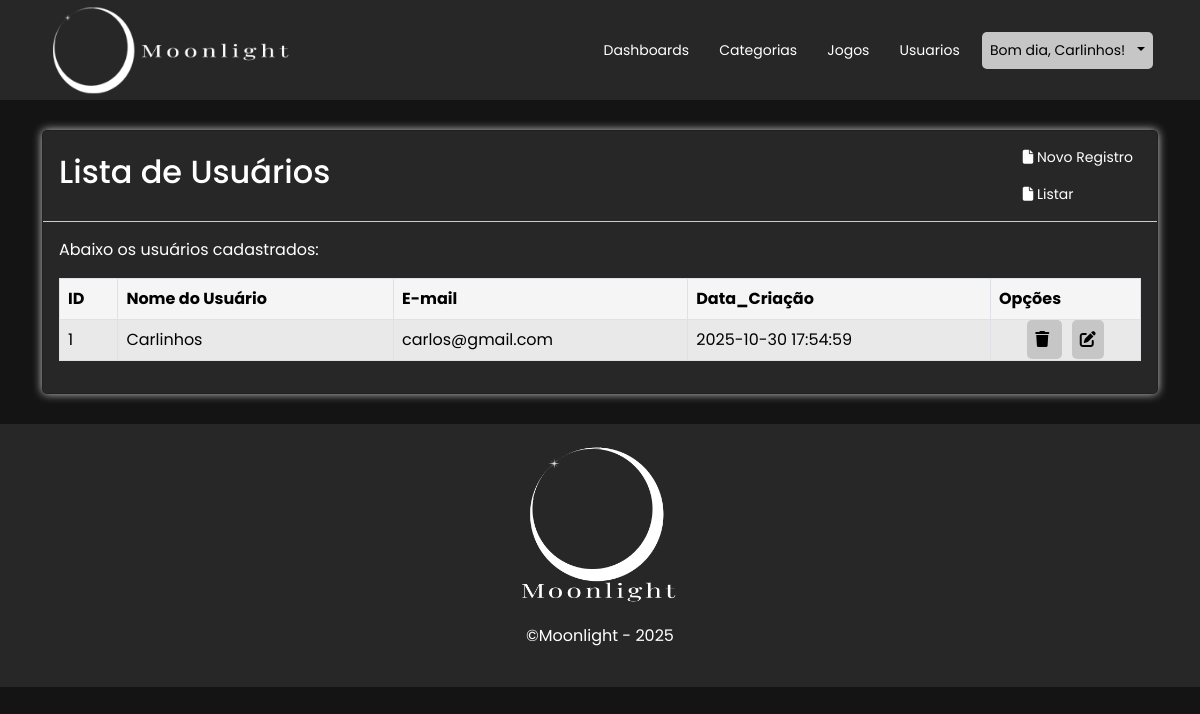
Page /Moonlight_Backend/Public/usuario/listar (signed in) on the committed database.
### Moonlight_Backend/Controller/UsuarioController.php (called while the page is built, shortened)
<?php
class UsuarioController{
    public function __construct(){
        $pdo = Conexao::connect();
        $this->usuario = new UsuarioModel($pdo);
    }
    public function listar() {
        require "../Views/usuario/listar.php";
    }
}

### Moonlight_Backend/Model/UsuarioModel.php (called while the page is built, shortened)
<?php
    class UsuarioModel {
        private PDO $pdo;
        public function __construct(
            PDO $pdo,
        )
        {
            $this->pdo = $pdo;
        }
        public function listarUsuario() {
            $sql = "select * from usuários order by nm_user";
            $consulta = $this->pdo->prepare($sql);
            $consulta->execute();
            return $consulta->fetchAll(PDO::FETCH_OBJ);
        }
    }
?>

### Moonlight_Backend/Views/usuario/listar.php (the view, shortened to what this page needs)
<div class="container">
    <div class="card">
        <div class="card-header jc-between">
            <h2 class="float-start as-center white-text">Lista de Usuários</h2>
            <div class="float-end">
                <a href="<?= BASE_URL ?>/usuario" title="Novo Registro" class="simpleBtn p-x1 textdec-Debloat white-text">
                    <i class="fas fa-file"></i> Novo Registro
                </a>
                <a href="<?= BASE_URL ?>/usuario/listar" title="Listar" class="simpleBtn p-x1 textdec-Debloat white-text">
                    <i class="fas fa-file"></i> Listar
                </a>
            </div>
        </div>
        <div class="card-body">
            <?php
            $dadosUsuario = $this->usuario->listarUsuario() ?? NULL;
            if($dadosUsuario): ?>
            <p class="white-text">Abaixo os usuários cadastrados:</p>
            <div class="table-responsive-scroll">
                <table class="table table-bordered table-striped dashboard-table">
                    <thead>
                        <tr>
                            <td>ID</td>
                            <td>Nome do Usuário</td>
                            <td>E-mail</td>
                            <td>Data_Criação</td>
                            <td>Opções</td>
                        </tr>
                    </thead>
                    <tbody>
                        <?php
                            foreach ($dadosUsuario as $dados) {
                                ?>
                                <tr>
                                    <td><?=$dados->id_user?></td>
                                    <td><?=$dados->nm_user?></td>
                                    <td><?=$dados->email?></td>
                                    <td><?=$dados->data_criacao?></td>
                                    <td width="150px" id="opcoes">
                                        <div class="text-center">
                                            <a href="javascript:confirmarExclusao(event, <?=$dados->id_user?>, 'usuario')" class="formBtn p-x1 black-text mr-x1">
                                                <i class="fas fa-trash"></i>
                                            </a>
                                            <a href="<?= BASE_URL ?>/usuario/index/<?=$dados->id_user?>" class="formBtn p-x1 black-text ml-x1">
                                                <i class="fas fa-edit"></i>
                                            </a>
                                        </div>
                                    </td>
                                </tr>
                                <?php
                            }
                        ?>
                    </tbody>
                </table>
                <?php else: ?>
                <h3 class="white-text">Não há usuarios cadastrados, cadastre-os</h3>
                <?php endif; ?>
            </div>
        </div>
    </div>
</div>

### Moonlight_Backend/Public/css/index/style.css (style rules this page uses)
:root { --mainColor: #151414; --textMainColor: #FFFFFF; --textMainColorhover:#c7c7c7; --elementColor: #272727; --elementHardColor: #121212; --elementHardColorAlpha: rgba(18, 18, 18, 0.769); --secondColor: #F5F5F5; --textSecondColor: #000000; --tableLine: #dddddddd; --tableBackground1: #FFFFFF; --tableBackground2: #f3f3f3; --tableCTA: #bebebe; --CTAColor: #26bbff; --CTAHoverColor: #72d3ff; --btnBackgroundColor: rgb(198, 198, 198); --btnBackgroundColorhover: rgb(255, 255, 255); --inputBackground: #121212; --inputBorder: rgb(198, 198, 198); --inputBackgroundhover: #272727; --inputBorderhover:rgb(255, 255, 255); --btnBackgroundCtaColor: #26bbff; --btnBackgroundCtaHoverColor: #72d3ff; --font-default: "Poppins", arial, sans-serif; }
html, body { margin: 0; padding: 0; overflow-x: hidden; min-height: 100vh; top: 0; left: 0; width: 100%; -webkit-font-smoothing: antialiased; -moz-osx-font-smoothing: grayscale; background-color: var(--mainColor); color: var(--textMainColor); }
* { margin: 0; padding: 0; box-sizing: border-box; }
.white-text { font-family: var(--font-default); color: var(--textMainColor); }
.black-text { font-family: var(--font-default); color: var(--textSecondColor) !important; }
.text-center { text-align: center; }
.ml-x1 { margin-left: 5px; }
.mr-x1 { margin-right: 5px; }
.jc-between { justify-content: space-between !important; }
.textdec-Debloat { text-decoration: none; }
.p-x1 { padding: 8px; }
.as-center { align-self: center; }
.simpleBtn { display: block; background-color: unset; color: var(--textMainColor); font-family: var(--font-default); font-size: 14px; border-radius: 5px; border: 0; padding: 8px; transition: ease-in-out 0.2s; }
.card { background-color: #272727; box-shadow: 0 0 10px #CCC; border-radius: 5px; margin: 30px 0; }

### Moonlight_Backend/Public/css/index/forms.css (style rules this page uses)
.card { background-color: #272727; box-shadow: 0 0 10px #CCC; border-radius: 5px; margin: 30px 0; }
.card-header { display: flex; border-bottom: 1px solid #CCC; justify-content: center; }
.formBtn { font-family: var(--font-default); background-color: var(--btnBackgroundColor); border: 0; border-radius: 5px; transition: ease-in-out 0.3s; }
.simpleBtn { display: block; color: var(--textMainColor); font-family: var(--font-default); font-size: 14px; border-radius: 5px; padding: 8px; transition: ease-in-out 0.2s; }

### Moonlight_Backend/Public/css/index/dashboard.css (style rules this page uses)
.table { --bs-table-bg: none !important; }
.table-responsive-scroll { overflow-x: auto; max-height: 500px; overflow-y: auto; }
.dashboard-table thead tr { font-family: var(--font-default); background-color: var(--secondColor); color: var(--textSecondColor); text-align: left; font-weight: bold; }
.dashboard-table td { font-family: var(--font-default); }
.dashboard-table td a { text-decoration: none; }
.dashboard-table tbody tr { border-bottom: 1px solid var(--tableLine); cursor: pointer; background-color: var(--secondColor); }
#opcoes { align-content: center; }

### rows in the picture
usuários: id_user "1", nm_user "Carlinhos", email "carlos@gmail.com", data_criacao "2025-10-30 17:54:59"

### other values in the picture
$greeting "Bom dia"
$userName "Carlinhos"
